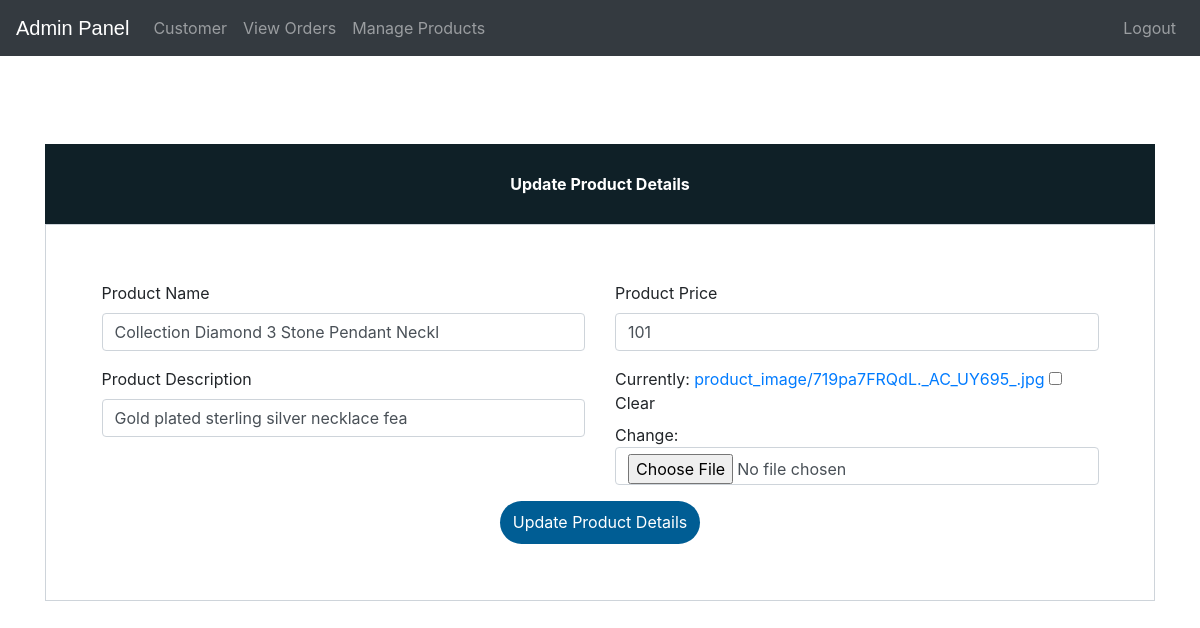
/update-product/15 (signed in), run on the app's committed database.
### ecom/models.py (models this page shows, shortened)
class Product(models.Model):
    name=models.CharField(max_length=40)
    product_image= models.ImageField(upload_to='product_image/',null=True,blank=True)
    price = models.PositiveIntegerField()
    description=models.CharField(max_length=40)

### ecom/views.py (the view)
# urls.py: path('update-product/<int:pk>', views.update_product_view,name='update-product'),
@login_required(login_url='adminlogin')
def update_product_view(request,pk):
    product=models.Product.objects.get(id=pk)
    productForm=forms.ProductForm(instance=product)
    if request.method=='POST':
        productForm=forms.ProductForm(request.POST,request.FILES,instance=product)
        if productForm.is_valid():
            productForm.save()
            return redirect('admin-products')
    return render(request,'ecom/admin_update_product.html',{'productForm':productForm})

### ecom/forms.py
class ProductForm(forms.ModelForm):
    class Meta:
        model=models.Product
        fields=['name','price','description','product_image']

### templates/ecom/admin_update_product.html (shortened to what this page needs)
{% extends 'ecom/admin_base.html' %} {% load widget_tweaks %} {% block content %}
<head>
    <link href="//maxcdn.bootstrapcdn.com/bootstrap/4.1.1/css/bootstrap.min.css" rel="stylesheet" id="bootstrap-css">
</head>
<br><br><br><br><br><br>
<form method="post" enctype="multipart/form-data">
    <div class="container register-form">
        <div class="form">
            <div class="note">
                <p>Update Product Details</p>
            </div>
            <div class="form-content">
                <div class="row">
                    <div class="col-md-6">
                        <div class="form-group">
                            <label for="">Product Name</label> {% render_field productForm.name class="form-control" placeholder="Product Name" %}
                        </div>
                        <div class="form-group">
                            <label for="">Product Description</label> {% render_field productForm.description class="form-control" placeholder="Description" %}
                        </div>
                    </div>
                    <div class="col-md-6">
                        <div class="form-group">
                            <label for="">Product Price</label> {% render_field productForm.price class="form-control" placeholder="Price" %}
                        </div>
                        <div class="form-group">
                            {% render_field productForm.product_image class="form-control" placeholder="product_image" %}
                        </div>
                    </div>
                </div>
                <div>
                    <center><button type="submit" class="btnSubmit">Update Product Details</button></center>
                </div>
            </div>
        </div>
    </div>
</form>
{% endblock content %}

### templates/ecom/admin_base.html (style rules this page uses)
p { text-align: center; }

### templates/ecom/admin_update_product.html (style rules this page uses)
a:link { text-decoration: none; }
.note { text-align: center; height: 80px; background: #0F2027; color: #fff; font-weight: bold; line-height: 80px; }
.form-content { padding: 5%; border: 1px solid #ced4da; margin-bottom: 2%; }
.form-control { border-radius: 1.5rem; }
.btnSubmit { border: none; border-radius: 1.5rem; padding: 1%; width: 20%; cursor: pointer; background: #005d94; color: #fff; }

### data on the page
Product: name "Collection Diamond 3 Stone Pendant Neckl", description "Gold plated sterling silver necklace fea", price "101"
